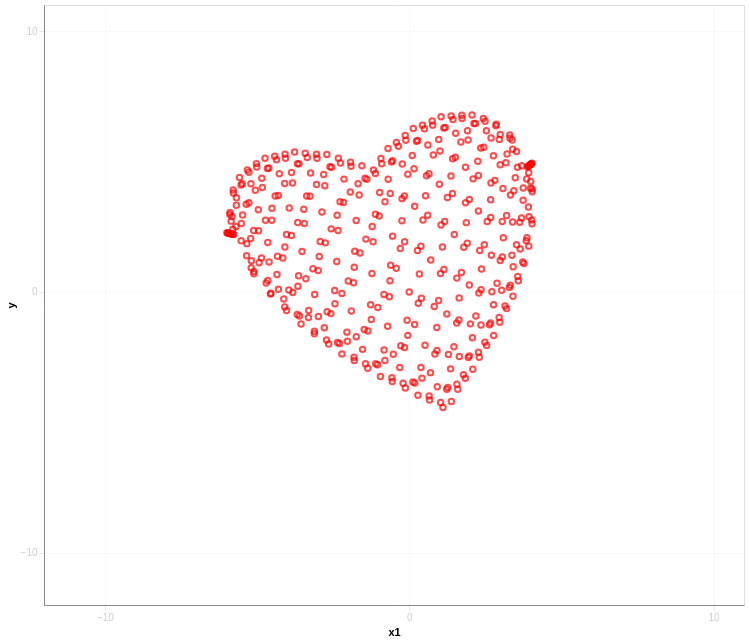

This figure's Vega-Lite source:
### Vega-Lite specification from a JSON file in a GitHub repository (floating-point values rounded to 4 significant figures; data arrays with more than 128 entries replaced by an {"elided": "..."} marker saying what was removed)
{"$schema": "https://vega.github.io/schema/vega-lite/v5.json", "width": 700, "height": 600, "data": {"values": {"elided": "416 records"}}, "encoding": {"x": {"field": "x1", "type": "quantitative", "axis": {"tickOpacity": 0.2, "tickCount": 3, "gridOpacity": 0.2, "labelOpacity": 0.2}, "scale": {"domain": [-12, 11]}}, "y": {"axis": {"tickOpacity": 0.2, "tickCount": 3, "gridOpacity": 0.2, "labelOpacity": 0.2}, "scale": {"domain": [-12, 11]}}}, "layer": [{"mark": {"type": "point", "tooltip": true}, "encoding": {"y": {"field": "y", "type": "quantitative"}, "color": {"value": "red"}}}]}
